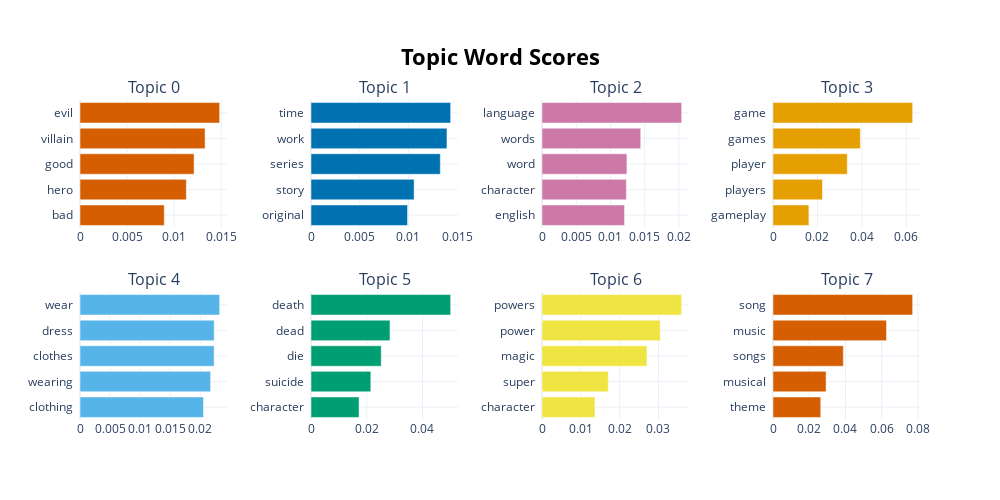

Here is the notebook cell this chart was saved with:
### Code cell
topic_model.visualize_barchart()

### Figure 1 — Plotly figure (JSON) as saved in the notebook; plotly's stock layout.template omitted (floating-point values rounded to 4 significant figures)
{"data": [{"marker": {"color": "#D55E00"}, "orientation": "h", "type": "bar", "x": [0.008949, 0.01129, 0.01212, 0.01328, 0.01483], "xaxis": "x", "y": ["bad  ", "hero  ", "good  ", "villain  ", "evil  "], "yaxis": "y"}, {"marker": {"color": "#0072B2"}, "orientation": "h", "type": "bar", "x": [0.009906, 0.01058, 0.01327, 0.01395, 0.01433], "xaxis": "x2", "y": ["original  ", "story  ", "series  ", "work  ", "time  "], "yaxis": "y2"}, {"marker": {"color": "#CC79A7"}, "orientation": "h", "type": "bar", "x": [0.01206, 0.01232, 0.01241, 0.01442, 0.0204], "xaxis": "x3", "y": ["english  ", "character  ", "word  ", "words  ", "language  "], "yaxis": "y3"}, {"marker": {"color": "#E69F00"}, "orientation": "h", "type": "bar", "x": [0.01617, 0.02227, 0.03343, 0.03932, 0.06287], "xaxis": "x4", "y": ["gameplay  ", "players  ", "player  ", "games  ", "game  "], "yaxis": "y4"}, {"marker": {"color": "#56B4E9"}, "orientation": "h", "type": "bar", "x": [0.02054, 0.02173, 0.02231, 0.02233, 0.02323], "xaxis": "x5", "y": ["clothing  ", "wearing  ", "clothes  ", "dress  ", "wear  "], "yaxis": "y5"}, {"marker": {"color": "#009E73"}, "orientation": "h", "type": "bar", "x": [0.01724, 0.02147, 0.02521, 0.02834, 0.05012], "xaxis": "x6", "y": ["character  ", "suicide  ", "die  ", "dead  ", "death  "], "yaxis": "y6"}, {"marker": {"color": "#F0E442"}, "orientation": "h", "type": "bar", "x": [0.01365, 0.01707, 0.02704, 0.03046, 0.03597], "xaxis": "x7", "y": ["character  ", "super  ", "magic  ", "power  ", "powers  "], "yaxis": "y7"}, {"marker": {"color": "#D55E00"}, "orientation": "h", "type": "bar", "x": [0.02635, 0.02929, 0.03882, 0.06265, 0.07707], "xaxis": "x8", "y": ["theme  ", "musical  ", "songs  ", "music  ", "song  "], "yaxis": "y8"}], "layout": {"annotations": [{"font": {"size": 16}, "showarrow": false, "text": "Topic 0", "x": 0.0875, "xanchor": "center", "xref": "paper", "y": 1, "yanchor": "bottom", "yref": "paper"}, {"font": {"size": 16}, "showarrow": false, "text": "Topic 1", "x": 0.3625, "xanchor": "center", "xref": "paper", "y": 1, "yanchor": "bottom", "yref": "paper"}, {"font": {"size": 16}, "showarrow": false, "text": "Topic 2", "x": 0.6375, "xanchor": "center", "xref": "paper", "y": 1, "yanchor": "bottom", "yref": "paper"}, {"font": {"size": 16}, "showarrow": false, "text": "Topic 3", "x": 0.9125, "xanchor": "center", "xref": "paper", "y": 1, "yanchor": "bottom", "yref": "paper"}, {"font": {"size": 16}, "showarrow": false, "text": "Topic 4", "x": 0.0875, "xanchor": "center", "xref": "paper", "y": 0.4, "yanchor": "bottom", "yref": "paper"}, {"font": {"size": 16}, "showarrow": false, "text": "Topic 5", "x": 0.3625, "xanchor": "center", "xref": "paper", "y": 0.4, "yanchor": "bottom", "yref": "paper"}, {"font": {"size": 16}, "showarrow": false, "text": "Topic 6", "x": 0.6375, "xanchor": "center", "xref": "paper", "y": 0.4, "yanchor": "bottom", "yref": "paper"}, {"font": {"size": 16}, "showarrow": false, "text": "Topic 7", "x": 0.9125, "xanchor": "center", "xref": "paper", "y": 0.4, "yanchor": "bottom", "yref": "paper"}], "height": 500, "hoverlabel": {"bgcolor": "white", "font": {"family": "Rockwell", "size": 16}}, "showlegend": false, "title": {"font": {"color": "Black", "size": 22}, "text": "<b>Topic Word Scores", "x": 0.5, "xanchor": "center", "yanchor": "top"}, "width": 1000, "xaxis": {"anchor": "y", "domain": [0, 0.175], "showgrid": true}, "xaxis2": {"anchor": "y2", "domain": [0.275, 0.45], "showgrid": true}, "xaxis3": {"anchor": "y3", "domain": [0.55, 0.725], "showgrid": true}, "xaxis4": {"anchor": "y4", "domain": [0.825, 1], "showgrid": true}, "xaxis5": {"anchor": "y5", "domain": [0, 0.175], "showgrid": true}, "xaxis6": {"anchor": "y6", "domain": [0.275, 0.45], "showgrid": true}, "xaxis7": {"anchor": "y7", "domain": [0.55, 0.725], "showgrid": true}, "xaxis8": {"anchor": "y8", "domain": [0.825, 1], "showgrid": true}, "yaxis": {"anchor": "x", "domain": [0.6, 1], "showgrid": true}, "yaxis2": {"anchor": "x2", "domain": [0.6, 1], "showgrid": true}, "yaxis3": {"anchor": "x3", "domain": [0.6, 1], "showgrid": true}, "yaxis4": {"anchor": "x4", "domain": [0.6, 1], "showgrid": true}, "yaxis5": {"anchor": "x5", "domain": [0, 0.4], "showgrid": true}, "yaxis6": {"anchor": "x6", "domain": [0, 0.4], "showgrid": true}, "yaxis7": {"anchor": "x7", "domain": [0, 0.4], "showgrid": true}, "yaxis8": {"anchor": "x8", "domain": [0, 0.4], "showgrid": true}}}
